Frame 1 (no input): blank canvas, image omitted
Frame 60 (no input): blank canvas, image omitted
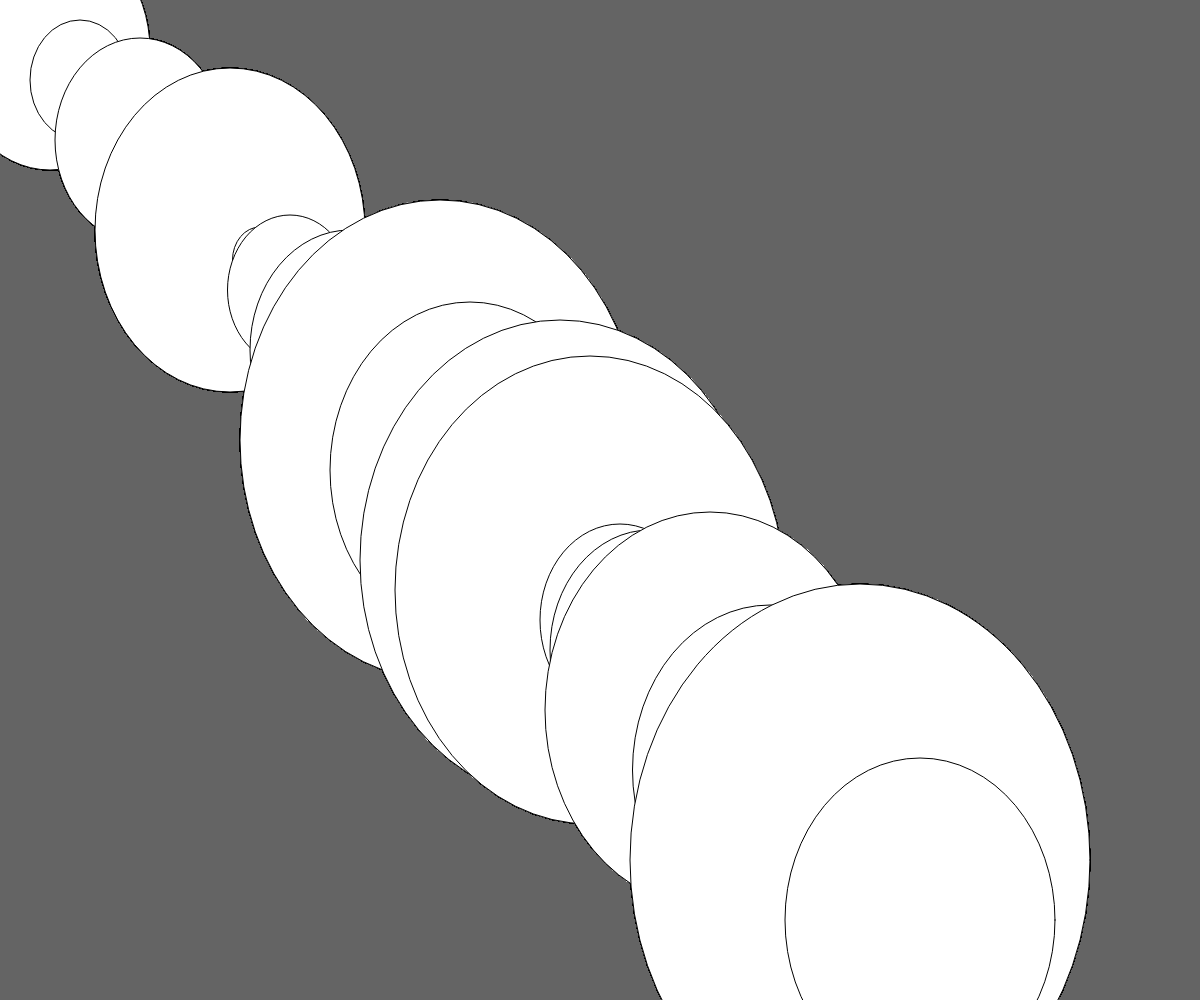
Frame 120 (the mouse pressed at the canvas centre since frame 60)

The p5.js sketch whose frames 1 and 60 were blank and that drew this single picture after the mouse press (run headless with seeded random() and noise() and a simulated clock; from frame 60 on, the mouse is pressed at the canvas centre):

// p5.js sketch
// ── sketch.js


let sizes = [40, 20, 3, 34, 12, 23, 54, 11, 25, 11, 40, 21, 3, 80, 56, 23, 21, 80, 78, 32, 40, 27, 66, 23, 55, 23, 54, 92, 25, 54];

function setup() {
	createCanvas(windowWidth, windowHeight);
	background(100);
}

function draw() {
	for (let number = 0; number <= 29; number = number + 1) {
		translate(30, 30);
		ellipse(20, 20, sizes[number] * mouseY / 100, sizes[number] * mouseX / 100);
	}


}
